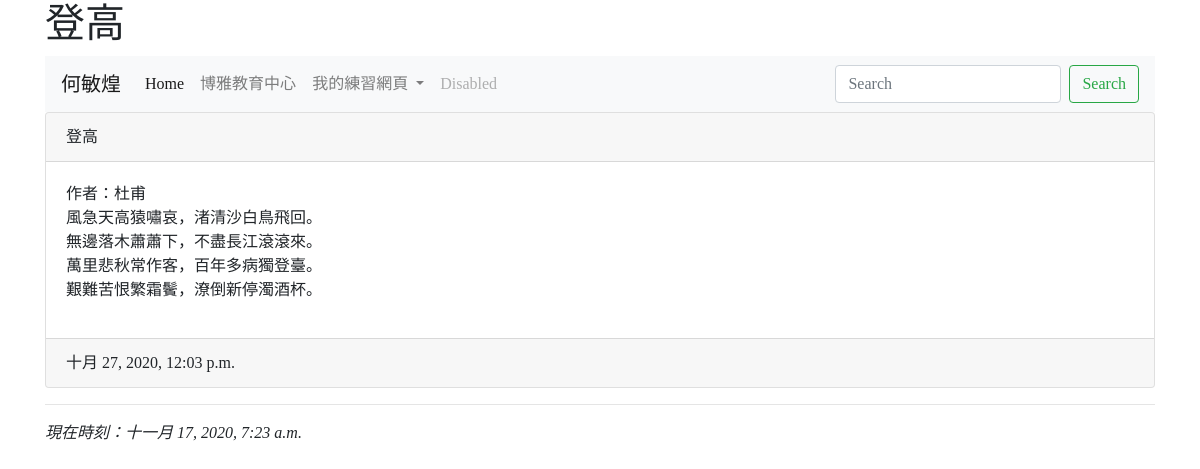
Screenshot of /post/p5/ with the database file from the repository.
### mainsite/models.py (models this page shows, shortened)
class Post(models.Model):
    title = models.CharField(max_length=200)
    slug = models.CharField(max_length=200)
    body = models.TextField()
    pub_date = models.DateTimeField(default=timezone.now)
    class Meta:
        ordering = ('-pub_date',)

### mainsite/views.py (the view)
# urls.py: path('post/<str:slug>/', showpost),
def showpost(request, slug):
	now = datetime.now()
	try:
		post = Post.objects.get(slug=slug)
		return render(request, "post.html", locals())
	except:
		return redirect("/")

### templates/post.html (shortened to what this page needs)
<!doctype html>
<html>
  <head>
    <link rel="stylesheet" href="https://cdn.jsdelivr.net/npm/bootstrap@4.5.3/dist/css/bootstrap.min.css">
  </head>
  <body>
    <div class="container">
    <h1>{{post.title}}</h1>
    <nav class="navbar navbar-expand-lg navbar-light bg-light">
        <a class="navbar-brand" href="#">何敏煌</a>
        <div class="collapse navbar-collapse" id="navbarSupportedContent">
          <ul class="navbar-nav mr-auto">
            <li class="nav-item active">
              <a class="nav-link" href="/">Home <span class="sr-only">(current)</span></a>
            </li>
            <li class="nav-item">
              <a class="nav-link" href="http://cla.nkust.edu.tw">博雅教育中心</a>
            </li>
            <li class="nav-item dropdown">
              <a class="nav-link dropdown-toggle" href="#" id="navbarDropdown" role="button" data-toggle="dropdown" aria-haspopup="true" aria-expanded="false">
                我的練習網頁
              </a>
            </li>
            <li class="nav-item">
              <a class="nav-link disabled" href="#" tabindex="-1" aria-disabled="true">Disabled</a>
            </li>
          </ul>
          <form class="form-inline my-2 my-lg-0">
            <input class="form-control mr-sm-2" type="search" placeholder="Search" aria-label="Search">
            <button class="btn btn-outline-success my-2 my-sm-0" type="submit">Search</button>
          </form>
        </div>
      </nav>
      <div class="card">
        <div class="card-header">
          {{ post.title }}
        </div>
        <div class="card-body">
          {{ post.body | linebreaks }}
        </div>
        <div class="card-footer">
          {{ post.pub_date }}
        </div>
      </div>
        <hr>
        <i>現在時刻：{{ now }}</i>
      </div>
  </body>
</html>

### templates/post.html (style rules this page uses)
body { font-family: 微軟正黑體; }

### rows the page displays
Post: title "登高", body "作者：杜甫 風急天高猿嘯哀，渚清沙白鳥飛回。 無邊落木蕭蕭下，不盡長江滾滾來。 萬里悲秋常作客，百年多病獨登臺。 艱難苦恨繁霜鬢，潦倒新停濁酒杯。", pub_date "十月 27, 2020, 12:03 p.m."
